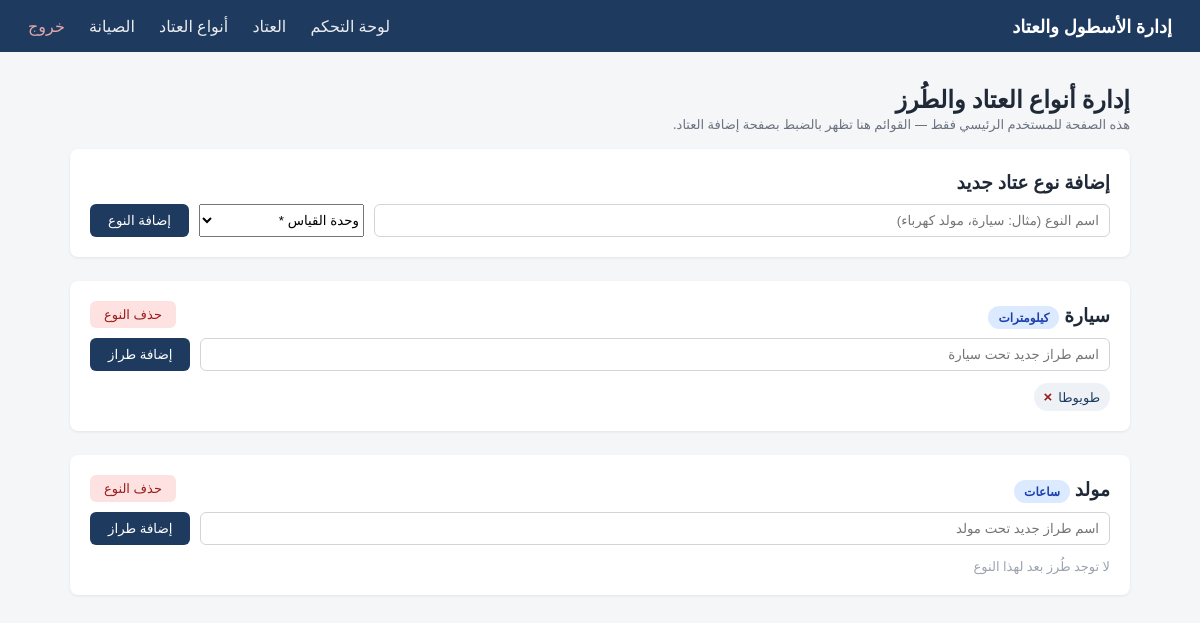
Before: /equipment-types (signed in) with the older database file.
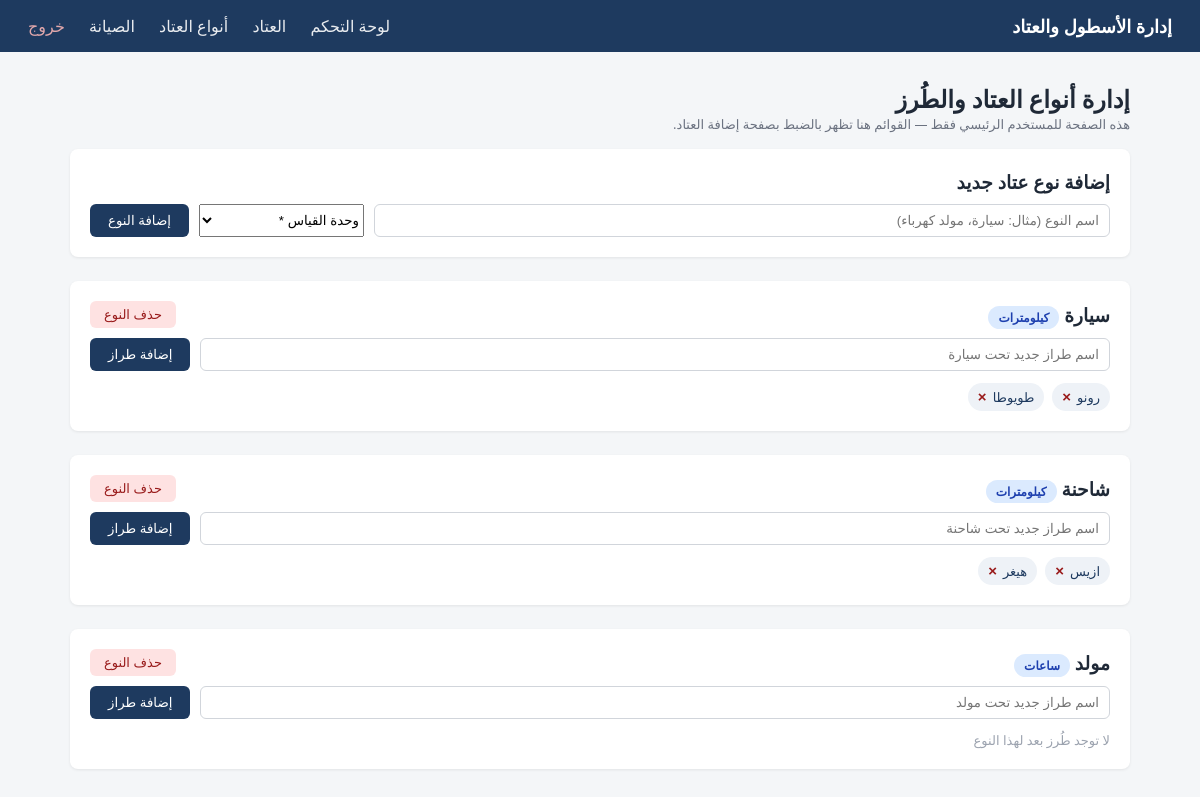
After: the same page with the newer database file.
### app/modules/equipment_types/models.py (models this page shows)
class EquipmentType(Base, TimestampMixin):
    __tablename__ = "equipment_types"
    id = Column(Integer, primary_key=True, index=True)
    name = Column(String(80), unique=True, nullable=False)
    measurement_unit = Column(String(10), nullable=False)  # "km" أو "hours" — إجباري، بدون قيمة افتراضية
    models = relationship(
        "EquipmentModel", back_populates="equipment_type", cascade="all, delete-orphan"
    )

class EquipmentModel(Base, TimestampMixin):
    __tablename__ = "equipment_models"
    __table_args__ = (
        UniqueConstraint("equipment_type_id", "name", name="uq_model_per_type"),
    )
    id = Column(Integer, primary_key=True, index=True)
    name = Column(String(80), nullable=False)
    equipment_type_id = Column(Integer, ForeignKey("equipment_types.id"), nullable=False)
    equipment_type = relationship("EquipmentType", back_populates="models")

### app/modules/equipment_types/router.py (the view)
@router.get("/equipment-types", response_class=HTMLResponse)
def types_page(
    request: Request,
    db: Session = Depends(get_db),
    current_user: User = Depends(require_role(Role.ADMIN)),
):
    types = services.list_types(db)
    return templates.TemplateResponse(
        "types_list.html",
        {"request": request, "types": types, "user": current_user},
    )

### app/core/dependencies.py (called while the page is built)
def get_current_user(request: Request, db: Session = Depends(get_db)):
    from app.modules.users.services import get_user_by_username
    token = request.cookies.get(settings.SESSION_COOKIE_NAME)
    credentials_exception = HTTPException(
        status_code=status.HTTP_401_UNAUTHORIZED,
        detail="غير مصرح لك - الرجاء تسجيل الدخول",
    )
    if not token:
        raise credentials_exception
    payload = decode_access_token(token)
    if payload is None or "sub" not in payload:
        raise credentials_exception
    user = get_user_by_username(db, payload["sub"])
    if user is None or not user.is_active:
        raise credentials_exception
    return user

### app/core/permissions.py (called while the page is built)
def require_role(*allowed_roles: Role):
    def checker(current_user: User = Depends(get_current_user)) -> User:
        if current_user.role not in [r.value for r in allowed_roles]:
            raise HTTPException(
                status_code=status.HTTP_403_FORBIDDEN,
                detail="ليست لديك صلاحية للقيام بهذا الإجراء",
            )
        return current_user
    return checker

### app/core/security.py (called while the page is built)
def decode_access_token(token: str) -> Optional[dict]:
    try:
        return jwt.decode(token, settings.SECRET_KEY, algorithms=[settings.ALGORITHM])
    except JWTError:
        return None

### app/database/session.py (called while the page is built)
def get_db() -> Generator[Session, None, None]:
    db = SessionLocal()
    try:
        yield db
    finally:
        db.close()

### app/modules/equipment_types/services.py (called while the page is built)
def list_types(db: Session) -> list[EquipmentType]:
    return (
        db.query(EquipmentType)
        .options(joinedload(EquipmentType.models))
        .order_by(EquipmentType.name)
        .all()
    )

### app/modules/users/services.py (called while the page is built)
def get_user_by_username(db: Session, username: str) -> Optional[User]:
    return db.query(User).filter(User.username == username).first()

### app/modules/equipment_types/templates/types_list.html (shortened to what this page needs)
{% extends "base.html" %}
{% block content %}
<h2>إدارة أنواع العتاد والطُرز</h2>
<p class="page-hint">هذه الصفحة للمستخدم الرئيسي فقط — القوائم هنا تظهر بالضبط بصفحة إضافة العتاد.</p>
<div class="card">
    <h3>إضافة نوع عتاد جديد</h3>
    <form method="post" action="/equipment-types/create" class="inline-form">
        <input type="text" name="name" placeholder="اسم النوع (مثال: سيارة، مولد كهرباء)" required>
        <select name="measurement_unit" required>
            <option value="">وحدة القياس *</option>
        </select>
        <button type="submit">إضافة النوع</button>
    </form>
</div>
{% for t in types %}
<div class="card type-card">
    <div class="type-card-header">
        <h3>{{ t.name }}
            <span class="badge badge-status-in_mission">{{ "كيلومترات" if t.measurement_unit == "km" else "ساعات" }}</span>
        </h3>
        <form method="post" action="/equipment-types/{{ t.id }}/delete" onsubmit="return confirm('حذف هذا النوع سيحذف كل طُرزه المرتبطة، متأكد؟');">
            <button type="submit" class="btn-danger">حذف النوع</button>
        </form>
    </div>
    <form method="post" action="/equipment-types/models/create" class="inline-form">
        <input type="text" name="name" placeholder="اسم طراز جديد تحت {{ t.name }}" required>
        <button type="submit">إضافة طراز</button>
    </form>
    <div class="model-chips">
        {% for m in t.models %}
        <span class="chip">
            {{ m.name }}
            <form method="post" action="/equipment-types/models/{{ m.id }}/delete" class="chip-delete-form">
                <button type="submit" title="حذف">×</button>
            </form>
        </span>
        {% else %}
        <span class="empty-inline">لا توجد طُرز بعد لهذا النوع</span>
        {% endfor %}
    </div>
</div>
{% else %}
<div class="card"><p class="empty">لا توجد أنواع عتاد مسجّلة بعد. أضف أول نوع بالأعلى.</p></div>
{% endfor %}
{% endblock %}

### web/templates/base.html (shortened to what this page needs)
<!DOCTYPE html>
<html lang="ar" dir="rtl">
<head>
    <link rel="stylesheet" href="/static/css/style.css">
</head>
<body>
    <nav class="navbar">
        <div class="nav-brand">إدارة الأسطول والعتاد</div>
        <div class="nav-links">
            <a href="/dashboard">لوحة التحكم</a>
            <a href="/equipment">العتاد</a>
            <a href="/equipment-types">أنواع العتاد</a>
			<a href="/maintenance">الصيانة</a>
            <a href="/logout" class="nav-logout">خروج</a>
        </div>
    </nav>
    <main class="container">
        {% block content %}{% endblock %}
    </main>
</body>
</html>

### static/css/style.css (style rules this page uses)
* { box-sizing: border-box; margin: 0; padding: 0; }
body { font-family: "Segoe UI", Tahoma, sans-serif; background: #f4f6f8; color: #1f2937; }
.navbar { display: flex; justify-content: space-between; align-items: center; background: #1e3a5f; color: #fff; padding: 14px 28px; }
.nav-brand { font-weight: 700; font-size: 18px; }
.nav-links a { color: #fff; text-decoration: none; margin-inline-start: 20px; opacity: 0.9; }
.nav-logout { color: #f8b4b4 !important; }
.container { max-width: 1100px; margin: 30px auto; padding: 0 20px; }
.card { background: #fff; border-radius: 8px; padding: 20px; margin-bottom: 24px; box-shadow: 0 1px 3px rgba(0,0,0,0.08); }
.inline-form { display: flex; gap: 10px; flex-wrap: wrap; margin-top: 10px; }
.inline-form input { padding: 8px 10px; border: 1px solid #d1d5db; border-radius: 6px; flex: 1; min-width: 140px; }
button { background: #1e3a5f; color: #fff; border: none; padding: 9px 18px; border-radius: 6px; cursor: pointer; }
.badge { padding: 3px 10px; border-radius: 12px; font-size: 12px; background: #e5e7eb; }
.badge-status-in_mission { background: #dbeafe; color: #1e40af; }
.btn-danger { background: #fee2e2; color: #991b1b; border: none; padding: 6px 14px; border-radius: 6px; cursor: pointer; font-size: 13px; }
.page-hint { color: #6b7280; font-size: 13px; margin-bottom: 16px; }
.type-card-header { display: flex; justify-content: space-between; align-items: center; margin-bottom: 10px; }
.model-chips { display: flex; flex-wrap: wrap; gap: 8px; margin-top: 12px; }
.chip { display: inline-flex; align-items: center; gap: 6px; background: #eef2f7; padding: 5px 10px; border-radius: 16px; font-size: 13px; color: #1e3a5f; }
.chip-delete-form { display: inline; }
.chip-delete-form button { background: none; border: none; color: #991b1b; cursor: pointer; font-size: 15px; padding: 0; line-height: 1; font-weight: bold; }
.empty-inline { color: #9ca3af; font-size: 13px; }

Changed rows visible on the page:
added EquipmentModel: name "رونو", shown under EquipmentType "سيارة"
added EquipmentType: name "شاحنة", measurement_unit "كيلومترات", name "اسم طراز جديد تحت شاحنة"
added EquipmentModel: name "ازيس", shown under "شاحنة"
added EquipmentModel: name "هيغر", shown under "شاحنة"
